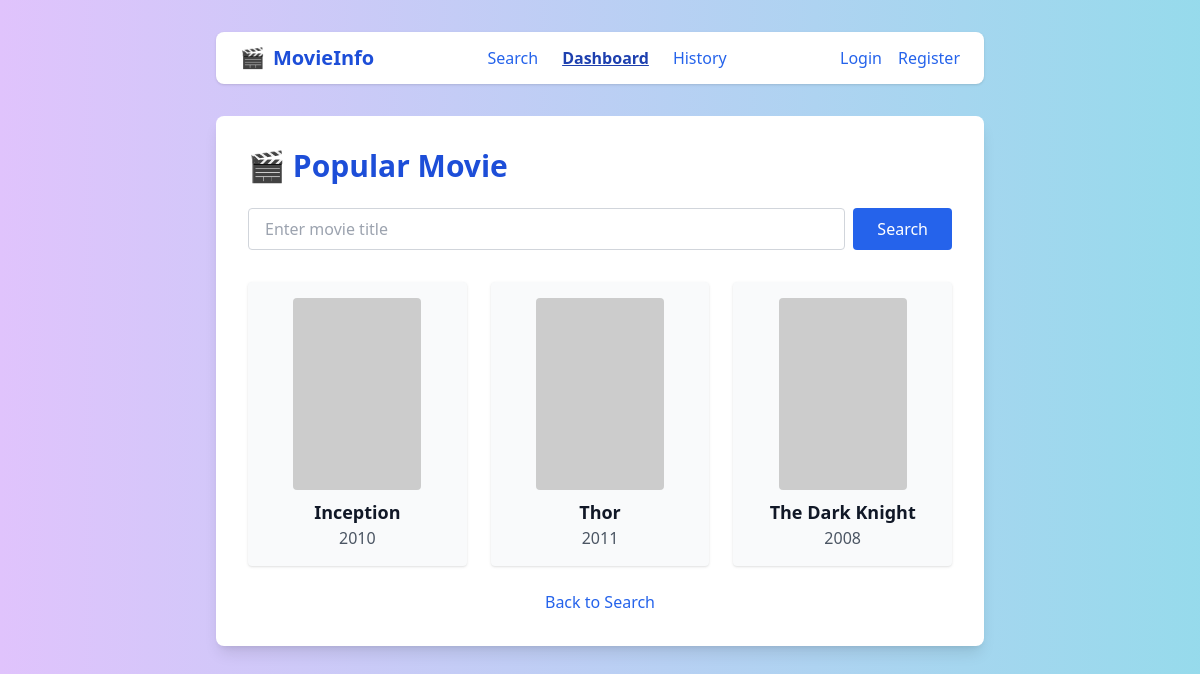
/dashboard/, run on the app's committed database.
### movies/models.py (models this page shows, shortened)
class Movie(models.Model):
    title = models.CharField(max_length=255)
    year = models.CharField(max_length=10)
    imdbID = models.CharField(max_length=20, unique=True)
    poster = models.URLField(max_length=500, blank=True)
    genre = models.CharField(max_length=255, blank=True)
    director = models.CharField(max_length=255, blank=True)
    actors = models.CharField(max_length=255, blank=True)
    plot = models.TextField(blank=True)
    language = models.CharField(max_length=100, blank=True)
    country = models.CharField(max_length=100, blank=True)
    released = models.CharField(max_length=50, blank=True)
    runtime = models.CharField(max_length=50, blank=True)
    writer = models.CharField(max_length=255, blank=True)
    awards = models.CharField(max_length=255, blank=True)
    box_office = models.CharField(max_length=100, blank=True)
    production = models.CharField(max_length=100, blank=True)
    website = models.URLField(blank=True)
    imdb_rating = models.CharField(max_length=10, blank=True)

### movies/views.py (the view)
# urls.py: path('dashboard/', views.dashboard, name='dashboard'),
def dashboard(request):
    movies = Movie.objects.all()
    movie_list = []
    for movie in movies:
        movie_list.append({
            'Title': movie.title,
            'Year': movie.year,
            'imdbID': movie.imdbID,
            'Poster': movie.poster,
        })
    return render(request, 'movies/dashboard.html', {'movies': movie_list})

### movies/templates/movies/dashboard.html (shortened to what this page needs)
<!DOCTYPE html>
<html>
<head>
    <script src="https://cdn.tailwindcss.com"></script>
</head>
<body class="bg-gray-100 min-h-screen flex flex-col items-center py-8">
    <nav class="w-full max-w-3xl flex items-center justify-between bg-white shadow rounded-lg px-6 py-3 mb-8">
        <div class="flex items-center gap-2 text-blue-700 font-bold text-xl">
            <span>🎬</span>
            <span>MovieInfo</span>
        </div>
        <div class="flex items-center gap-6">
            <a href="/" class="text-blue-600 hover:underline">Search</a>
            <a href="{% url 'dashboard' %}" class="text-blue-800 font-bold underline">Dashboard</a>
            <a href="{% url 'personal_history' %}" class="text-blue-600 hover:underline">History</a>
        </div>
        <div class="flex items-center gap-4">
            {% if user.is_authenticated %}
                <span class="text-gray-700">Hello, {{ user.username }}!</span>
                <form action="{% url 'logout' %}" method="post" style="display:inline;">
                    {% csrf_token %}
                    <button type="submit" class="text-blue-600 hover:underline bg-transparent border-none p-0 m-0 cursor-pointer">Logout</button>
                </form>
            {% else %}
                <a href="{% url 'login' %}" class="text-blue-600 hover:underline">Login</a>
                <a href="{% url 'register' %}" class="text-blue-600 hover:underline">Register</a>
            {% endif %}
        </div>
    </nav>
    <div class="bg-white shadow-lg rounded-lg p-8 w-full max-w-3xl">
        <div class="mb-6">
            <h1 class="text-3xl font-bold text-blue-700">🎬 Popular Movie </h1>
        </div>
        <form method="get" action="/" class="flex gap-2 mb-8">
            <input type="text" name="title" placeholder="Enter movie title" required
                   class="flex-1 px-4 py-2 border border-gray-300 rounded focus:outline-none focus:ring-2 focus:ring-blue-400" />
            <button type="submit"
                    class="px-6 py-2 bg-blue-600 text-white rounded hover:bg-blue-700 transition">Search</button>
        </form>
        {% if movies %}
            <div class="grid grid-cols-1 sm:grid-cols-2 lg:grid-cols-3 gap-6">
                {% for movie in movies %}
                    <a href="{% url 'movie_detail' movie.imdbID %}" class="block bg-gray-50 rounded shadow p-4 flex flex-col items-center hover:bg-blue-50 hover:shadow-xl hover:scale-105 transition-all duration-200">
                        <img src="{{ movie.Poster|default:'https://via.placeholder.com/128x192?text=No+Image' }}"
                             alt="Poster"
                             class="w-32 h-48 object-cover mb-2 rounded"
                             onerror="this.onerror=null;this.src='https://via.placeholder.com/128x192?text=No+Image';" />
                        <h2 class="text-lg font-semibold text-center text-gray-900">{{ movie.Title }}</h2>
                        <p class="text-gray-600">{{ movie.Year }}</p>
                    </a>
                {% endfor %}
            </div>
        {% else %}
            <p class="text-gray-600 text-center">No new releases found.</p>
        {% endif %}
        <div class="mt-6 text-center">
            <a href="/" class="text-blue-600 hover:underline">Back to Search</a>
        </div>
    </div>
</body>
</html>

### movies/templates/movies/dashboard.html (style rules this page uses)
body { background: linear-gradient(270deg, #e0c3fc, #8ec5fc, #f093fb, #f5576c, #4facfe, #43e97b, #38f9d7, #e0c3fc); background-size: 1600% 1600%; animation: gradientBG 18s ease infinite; }

### data on the page
Movie: Title "Inception", Year "2010"
Movie: Title "Thor", Year "2011"
Movie: Title "The Dark Knight", Year "2008"
